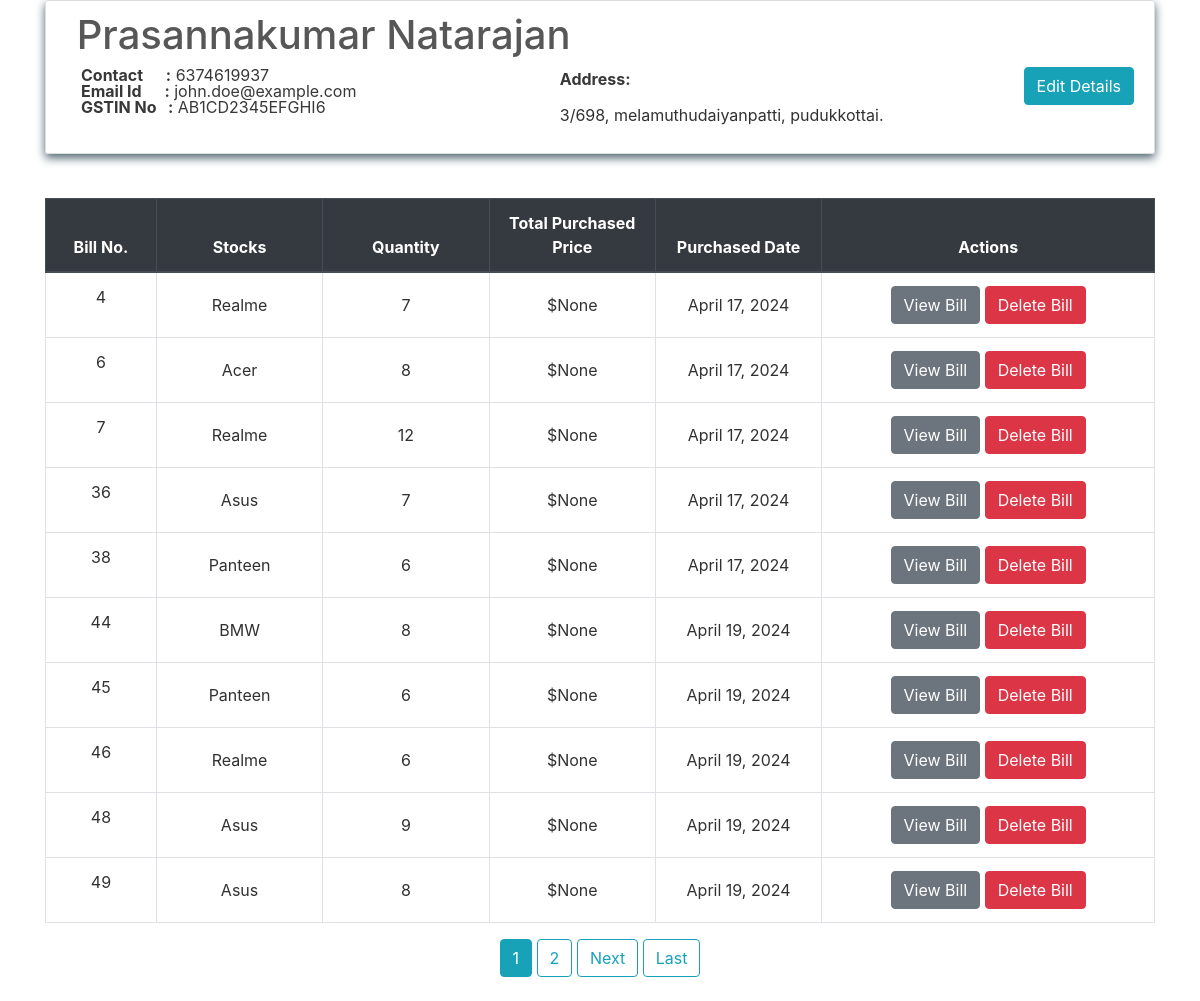
The page /transactions/suppliers/Prasannakumar Natarajan on the database its author committed.
### transactions/models.py (models this page shows, shortened)
class Supplier(models.Model):
    id = models.AutoField(primary_key=True)
    name = models.CharField(max_length=150)
    phone = models.CharField(max_length=12, unique=True)
    address = models.CharField(max_length=200)
    email = models.EmailField(max_length=254, unique=True)
    gstin = models.CharField(max_length=15, unique=True)
    is_deleted = models.BooleanField(default=False)

class PurchaseBill(models.Model):
    billno = models.AutoField(primary_key=True)
    time = models.DateTimeField(auto_now=True)
    supplier = models.ForeignKey(Supplier, on_delete=models.CASCADE, related_name='purchasesupplier')
    auto_generated = models.BooleanField(default=False)
    def get_items_list(self):
        return PurchaseItem.objects.filter(billno=self)
    def get_total_price(self):
        purchaseitems = PurchaseItem.objects.filter(billno=self)
        total = 0
        for item in purchaseitems:
            total += item.totalprice

class PurchaseItem(models.Model):
    billno = models.ForeignKey(PurchaseBill, on_delete=models.CASCADE, related_name='purchasebillno')
    stock = models.ForeignKey(Stock, on_delete=models.CASCADE, related_name='purchaseitem')
    quantity = models.IntegerField(default=1)
    perprice = models.IntegerField(default=1)
    totalprice = models.IntegerField(default=1)

### inventory/models.py (models this page shows, shortened)
class Stock(models.Model):
    id = models.AutoField(primary_key=True)
    name = models.CharField(max_length=30)
    sub_category = models.CharField(max_length=30, blank=True)  # Allow blank for non-mandatory sub_category
    quantity = models.IntegerField(default=1)
    cost = models.DecimalField(max_digits=10, decimal_places=2)
    is_deleted = models.BooleanField(default=False)
    is_selected = models.BooleanField(default=False)
    total_sales_value = models.IntegerField(default=0)
    reorder_point = models.IntegerField(default=0)
    class Meta:
        unique_together = ('name', 'sub_category')

### transactions/views.py (the view)
class SupplierView(View):
    def get(self, request, name):
        supplierobj = get_object_or_404(Supplier, name=name)
        bill_list = PurchaseBill.objects.filter(supplier=supplierobj)
        page = request.GET.get('page', 1)
        paginator = Paginator(bill_list, 10)
        try:
            bills = paginator.page(page)
        except PageNotAnInteger:
            bills = paginator.page(1)
        except EmptyPage:
            bills = paginator.page(paginator.num_pages)
        context = {
            'supplier': supplierobj,
            'bills': bills
        }
        return render(request, 'suppliers/supplier.html', context)

### transactions/templates/suppliers/supplier.html (shortened to what this page needs)
{% extends "base.html" %}
{% block content %}
    <div class="content-section">
        <div class="media">
            <div class="media-body">
                <h2 style="color:#575757;" class="account-heading">&nbsp;{{ supplier.name }}</h2>
                <a href="{% url 'edit-supplier' supplier.pk %}" class="btn btn-info" style="float: right;">Edit Details</a>
                <div class="row">
                    <div class="col-md-6">
                        <p class="fal">
                            <b>Contact &nbsp; &nbsp;&nbsp; :</b> {{ supplier.phone }} <br>
                            <b>Email Id &nbsp;&nbsp;&nbsp;&nbsp; :</b> {{ supplier.email }} <br>
                            <b>GSTIN No &nbsp; :</b> {{ supplier.gstin }} <br>
                        </p>
                    </div>
                    <div class="col-md-6">
                        <p class="fal">
                            <b>Address:</b> <br> {{ supplier.address|linebreaks }}
                        </p>
                    </div>
                </div>
            </div>
        </div>
    </div>
    <table class="table table-css table-hover table-bordered">
        <br>
        <thead class="thead-dark align-middle">
            <tr>
                <th width="10%">Bill No.</th>
                <th width="15%">Stocks</th>
                <th width="15%">Quantity</th>
                <th width="15%">Total Purchased Price</th>
                <th width="15%">Purchased Date</th>
                <th width="30%">Actions</th>
            </tr>
        </thead>
        <tbody>
            {% for purchase in bills %}
            <tr>
                <td class="align-middle"> <p>{{ purchase.billno }}</p> </td>
                <td class="align-middle">{% for item in purchase.get_items_list %} {{ item.stock.name }} <br> {% endfor %}</td>
                <td class="align-middle">{% for item in purchase.get_items_list %} {{ item.quantity }} <br> {% endfor %}</td>
                <td class="align-middle">${{ purchase.get_total_price }}</td>
                <td class="align-middle">{{ purchase.time.date }}</td>
                <td class="align-middle"> <a href="{% url 'purchase-bill' purchase.billno %}" class="btn btn-secondary">View Bill</a> <a href="{% url 'delete-purchase' purchase.pk %}" class="btn btn-danger">Delete Bill</a> </td>
            </tr>
            {% endfor %}
        </tbody>
    </table>
    <div class="align-middle">
        {% if bills.has_other_pages %}
            {% for num in bills.paginator.page_range %}
                {% if bills.number == num %}
                    <a class="btn btn-info mb-4" href="?page={{ num }}">{{ num }}</a>
                {% elif num > bills.number|add:'-3' and num < bills.number|add:'3' %}
                    <a class="btn btn-outline-info mb-4" href="?page={{ num }}">{{ num }}</a>
                {% endif %}
            {% endfor %}
            {% if bills.has_next %}
                <a class="btn btn-outline-info mb-4" href="?page={{ bills.next_page_number }}">Next</a>
                <a class="btn btn-outline-info mb-4" href="?page={{ bills.paginator.num_pages }}">Last</a>
            {% endif %}
        {% endif %}
    </div>
</div>
{% endblock content %}

### homepage/static/css/main.css (style rules this page uses)
body, html { height: 100%; }
.fal { color: #383838; }
p { color: rgb(49, 49, 49); }
a { color: #55b159; }
.table-css { color: #313131; }
h1, h2, h3, h4, h5, h6 { color: #ffffff; }
.content-section { background: transparent; box-shadow: 0 4px 10px #4e6570; color: rgb(36, 36, 36); padding: 10px 20px; border: 1px solid #dddddd; border-radius: 3px; margin-bottom: 20px; }
.account-heading { font-size: 2.5rem; }
.align-middle { text-align: center; }

### rows shown on the page
Supplier: name "Prasannakumar Natarajan", phone "6374619937", email "john.doe@example.com", gstin "AB1CD2345EFGHI6", address "3/698, melamuthudaiyanpatti, pudukkottai."
PurchaseBill: billno "4", get_total_price "None", time "April 17, 2024"
PurchaseItem: stock.name "Realme", quantity "7"
PurchaseBill: billno "6", get_total_price "None", time "April 17, 2024"
PurchaseItem: stock.name "Acer", quantity "8"
PurchaseBill: billno "7", get_total_price "None", time "April 17, 2024"
PurchaseItem: stock.name "Realme", quantity "12"
PurchaseBill: billno "36", get_total_price "None", time "April 17, 2024"
PurchaseItem: stock.name "Asus", quantity "7"
PurchaseBill: billno "38", get_total_price "None", time "April 17, 2024"
PurchaseItem: stock.name "Panteen", quantity "6"
PurchaseBill: billno "44", get_total_price "None", time "April 19, 2024"
PurchaseItem: stock.name "BMW", quantity "8"
PurchaseBill: billno "45", get_total_price "None", time "April 19, 2024"
PurchaseItem: stock.name "Panteen", quantity "6"
PurchaseBill: billno "46", get_total_price "None", time "April 19, 2024"
PurchaseItem: stock.name "Realme", quantity "6"
PurchaseBill: billno "48", get_total_price "None", time "April 19, 2024"
PurchaseItem: stock.name "Asus", quantity "9"
PurchaseBill: billno "49", get_total_price "None", time "April 19, 2024"
PurchaseItem: stock.name "Asus", quantity "8"

### other values the page prints
{{ num }} "1"
{{ num }} "2"
